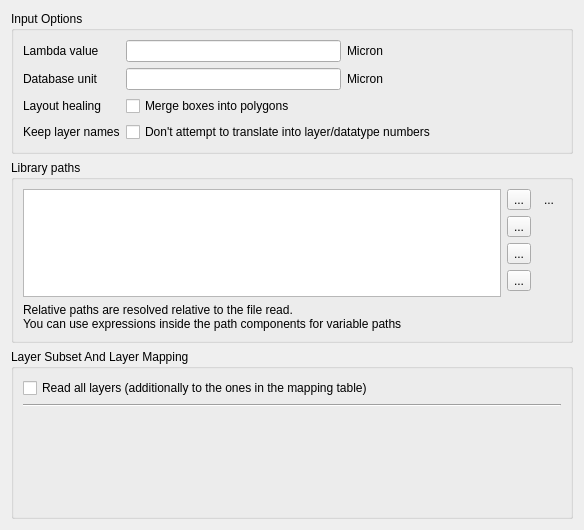
<?xml version="1.0" encoding="UTF-8"?>
<ui version="4.0">
 <class>MAGReaderOptionPage</class>
 <widget class="QWidget" name="MAGReaderOptionPage">
  <property name="geometry">
   <rect>
    <x>0</x>
    <y>0</y>
    <width>584</width>
    <height>530</height>
   </rect>
  </property>
  <property name="windowTitle">
   <string>Form</string>
  </property>
  <layout class="QVBoxLayout" name="verticalLayout">
   <item>
    <widget class="QGroupBox" name="groupBox">
     <property name="title">
      <string>Input Options</string>
     </property>
     <layout class="QGridLayout">
      <property name="leftMargin">
       <number>9</number>
      </property>
      <property name="topMargin">
       <number>9</number>
      </property>
      <property name="rightMargin">
       <number>9</number>
      </property>
      <property name="bottomMargin">
       <number>9</number>
      </property>
      <property name="spacing">
       <number>6</number>
      </property>
      <item row="0" column="0">
       <widget class="QLabel" name="label_6">
        <property name="text">
         <string>Lambda value</string>
        </property>
       </widget>
      </item>
      <item row="0" column="2">
       <widget class="QLabel" name="label_7">
        <property name="text">
         <string>Micron</string>
        </property>
       </widget>
      </item>
      <item row="3" column="1" colspan="2">
       <widget class="QCheckBox" name="keep_names_cbx">
        <property name="text">
         <string>Don't attempt to translate into layer/datatype numbers</string>
        </property>
       </widget>
      </item>
      <item row="1" column="2">
       <widget class="QLabel" name="label_3">
        <property name="sizePolicy">
         <sizepolicy hsizetype="Expanding" vsizetype="Preferred">
          <horstretch>0</horstretch>
          <verstretch>0</verstretch>
         </sizepolicy>
        </property>
        <property name="text">
         <string>Micron</string>
        </property>
       </widget>
      </item>
      <item row="1" column="1">
       <widget class="QLineEdit" name="dbu_le">
        <property name="sizePolicy">
         <sizepolicy hsizetype="Preferred" vsizetype="Fixed">
          <horstretch>0</horstretch>
          <verstretch>0</verstretch>
         </sizepolicy>
        </property>
       </widget>
      </item>
      <item row="3" column="0">
       <widget class="QLabel" name="label_4">
        <property name="text">
         <string>Keep layer names</string>
        </property>
       </widget>
      </item>
      <item row="1" column="0">
       <widget class="QLabel" name="label_2">
        <property name="text">
         <string>Database unit   </string>
        </property>
       </widget>
      </item>
      <item row="0" column="1">
       <widget class="QLineEdit" name="lambda_le"/>
      </item>
      <item row="2" column="1" colspan="2">
       <widget class="QCheckBox" name="merge_cbx">
        <property name="text">
         <string>Merge boxes into polygons</string>
        </property>
       </widget>
      </item>
      <item row="2" column="0">
       <widget class="QLabel" name="label">
        <property name="text">
         <string>Layout healing</string>
        </property>
       </widget>
      </item>
     </layout>
    </widget>
   </item>
   <item>
    <widget class="QGroupBox" name="groupBox_2">
     <property name="title">
      <string>Library paths</string>
     </property>
     <layout class="QGridLayout" name="gridLayout">
      <item row="0" column="0" rowspan="5">
       <widget class="lay::InteractiveListWidget" name="lib_path">
        <property name="sizePolicy">
         <sizepolicy hsizetype="Expanding" vsizetype="Ignored">
          <horstretch>0</horstretch>
          <verstretch>1</verstretch>
         </sizepolicy>
        </property>
        <property name="dragEnabled">
         <bool>true</bool>
        </property>
        <property name="dragDropMode">
         <enum>QAbstractItemView::InternalMove</enum>
        </property>
        <property name="selectionMode">
         <enum>QAbstractItemView::ExtendedSelection</enum>
        </property>
       </widget>
      </item>
      <item row="1" column="1">
       <widget class="QToolButton" name="del_lib_path">
        <property name="toolTip">
         <string>Delete selected paths</string>
        </property>
        <property name="text">
         <string>...</string>
        </property>
        <property name="icon">
         <iconset resource="../../../../lay/lay/layResources.qrc">
          <normaloff>:/clear_16px.png</normaloff>:/clear_16px.png</iconset>
        </property>
       </widget>
      </item>
      <item row="3" column="1">
       <widget class="QToolButton" name="move_lib_path_down">
        <property name="toolTip">
         <string>Move selected paths down</string>
        </property>
        <property name="text">
         <string>...</string>
        </property>
        <property name="icon">
         <iconset resource="../../../../lay/lay/layResources.qrc">
          <normaloff>:/down_16px.png</normaloff>:/down_16px.png</iconset>
        </property>
       </widget>
      </item>
      <item row="0" column="1">
       <widget class="QToolButton" name="add_lib_path">
        <property name="toolTip">
         <string>Add new a directory</string>
        </property>
        <property name="text">
         <string>...</string>
        </property>
        <property name="icon">
         <iconset resource="../../../../lay/lay/layResources.qrc">
          <normaloff>:/add_16px.png</normaloff>:/add_16px.png</iconset>
        </property>
       </widget>
      </item>
      <item row="5" column="0" colspan="2">
       <widget class="QLabel" name="label_5">
        <property name="text">
         <string>Relative paths are resolved relative to the file read.
You can use expressions inside the path components for variable paths</string>
        </property>
       </widget>
      </item>
      <item row="2" column="1">
       <widget class="QToolButton" name="move_lib_path_up">
        <property name="toolTip">
         <string>Move selected paths up</string>
        </property>
        <property name="text">
         <string>...</string>
        </property>
        <property name="icon">
         <iconset resource="../../../../lay/lay/layResources.qrc">
          <normaloff>:/up_16px.png</normaloff>:/up_16px.png</iconset>
        </property>
       </widget>
      </item>
      <item row="0" column="2">
       <widget class="QToolButton" name="add_lib_path_with_choose">
        <property name="toolTip">
         <string>Add new a directory (file browser)</string>
        </property>
        <property name="text">
         <string>...</string>
        </property>
        <property name="autoRaise">
         <bool>true</bool>
        </property>
       </widget>
      </item>
     </layout>
    </widget>
   </item>
   <item>
    <widget class="QGroupBox" name="layer_subset_grp">
     <property name="sizePolicy">
      <sizepolicy hsizetype="Preferred" vsizetype="Preferred">
       <horstretch>1</horstretch>
       <verstretch>1</verstretch>
      </sizepolicy>
     </property>
     <property name="toolTip">
      <string/>
     </property>
     <property name="title">
      <string>Layer Subset And Layer Mapping</string>
     </property>
     <property name="checkable">
      <bool>false</bool>
     </property>
     <layout class="QGridLayout" name="_2">
      <property name="leftMargin">
       <number>9</number>
      </property>
      <property name="topMargin">
       <number>9</number>
      </property>
      <property name="rightMargin">
       <number>9</number>
      </property>
      <property name="bottomMargin">
       <number>9</number>
      </property>
      <property name="spacing">
       <number>6</number>
      </property>
      <item row="0" column="0" colspan="2">
       <widget class="QCheckBox" name="read_all_cbx">
        <property name="text">
         <string>Read all layers (additionally to the ones in the mapping table)</string>
        </property>
       </widget>
      </item>
      <item row="1" column="0" colspan="2">
       <widget class="Line" name="line">
        <property name="orientation">
         <enum>Qt::Horizontal</enum>
        </property>
       </widget>
      </item>
      <item row="2" column="0" rowspan="10" colspan="2">
       <widget class="lay::LayerMappingWidget" name="layer_map">
        <property name="sizePolicy">
         <sizepolicy hsizetype="Preferred" vsizetype="Preferred">
          <horstretch>0</horstretch>
          <verstretch>0</verstretch>
         </sizepolicy>
        </property>
        <property name="frameShape">
         <enum>QFrame::NoFrame</enum>
        </property>
        <property name="frameShadow">
         <enum>QFrame::Raised</enum>
        </property>
       </widget>
      </item>
     </layout>
    </widget>
   </item>
  </layout>
 </widget>
 <customwidgets>
  <customwidget>
   <class>lay::LayerMappingWidget</class>
   <extends>QFrame</extends>
   <header>layLayerMappingWidget.h</header>
   <container>1</container>
   <slots>
    <signal>enable_all_layers(bool)</signal>
   </slots>
  </customwidget>
  <customwidget>
   <class>lay::InteractiveListWidget</class>
   <extends>QListWidget</extends>
   <header>layWidgets.h</header>
  </customwidget>
 </customwidgets>
 <tabstops>
  <tabstop>lambda_le</tabstop>
  <tabstop>dbu_le</tabstop>
  <tabstop>keep_names_cbx</tabstop>
  <tabstop>lib_path</tabstop>
  <tabstop>add_lib_path</tabstop>
  <tabstop>add_lib_path_with_choose</tabstop>
  <tabstop>del_lib_path</tabstop>
  <tabstop>move_lib_path_up</tabstop>
  <tabstop>move_lib_path_down</tabstop>
  <tabstop>read_all_cbx</tabstop>
 </tabstops>
 <resources>
  <include location="../../../../lay/lay/layResources.qrc"/>
 </resources>
 <connections>
  <connection>
   <sender>layer_map</sender>
   <signal>enable_all_layers(bool)</signal>
   <receiver>read_all_cbx</receiver>
   <slot>setChecked(bool)</slot>
   <hints>
    <hint type="sourcelabel">
     <x>122</x>
     <y>186</y>
    </hint>
    <hint type="destinationlabel">
     <x>109</x>
     <y>147</y>
    </hint>
   </hints>
  </connection>
 </connections>
</ui>
